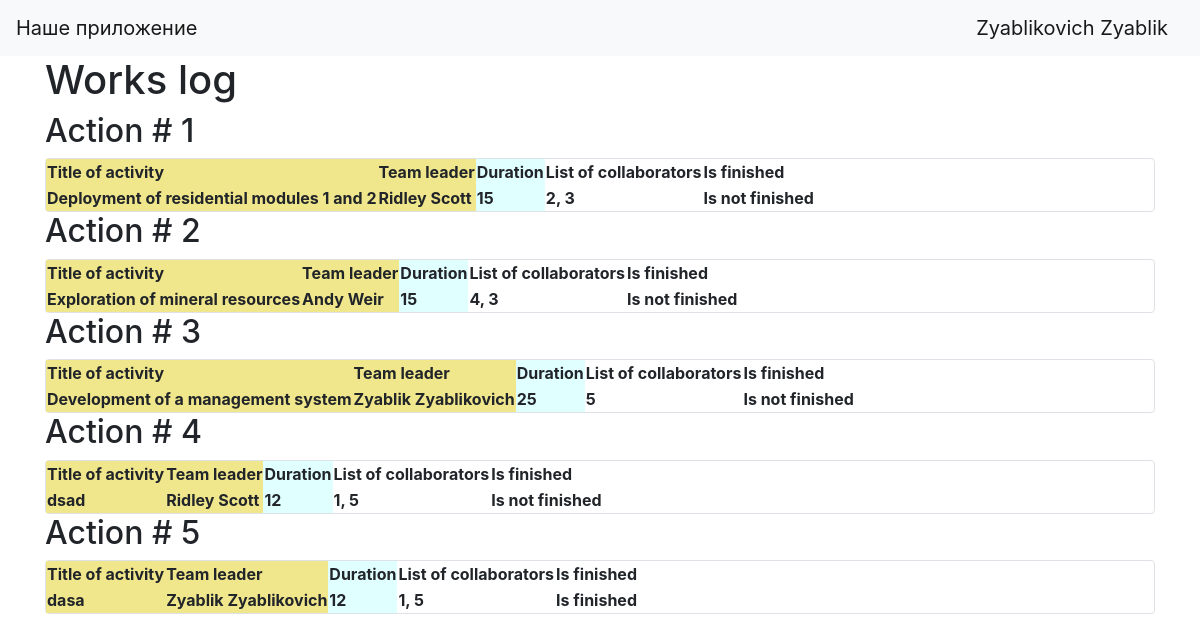
Screenshot of / (signed in) with the database file from the repository.
### data/users.py (models this page shows, shortened)
class User(SqlAlchemyBase, UserMixin):
    __tablename__ = 'users'
    id = sqlalchemy.Column(sqlalchemy.Integer,
                           primary_key=True, autoincrement=True)
    name = sqlalchemy.Column(sqlalchemy.String, nullable=True)
    surname = sqlalchemy.Column(sqlalchemy.String, nullable=True)
    age = sqlalchemy.Column(sqlalchemy.Integer, nullable=True)
    position = sqlalchemy.Column(sqlalchemy.String, nullable=True)
    speciality = sqlalchemy.Column(sqlalchemy.String, nullable=True)
    address = sqlalchemy.Column(sqlalchemy.String, nullable=True)
    email = sqlalchemy.Column(sqlalchemy.String,
                              index=True, unique=True, nullable=True)
    hashed_password = sqlalchemy.Column(sqlalchemy.String, nullable=True)
    modified_date = sqlalchemy.Column(sqlalchemy.DateTime, default=datetime.datetime.now)

### data/jobs.py (models this page shows)
class Jobs(SqlAlchemyBase):
    __tablename__ = 'jobs'
    id = sqlalchemy.Column(sqlalchemy.Integer, primary_key=True, autoincrement=True)
    team_leader = sqlalchemy.Column(sqlalchemy.Integer, sqlalchemy.ForeignKey("users.id"))
    job = sqlalchemy.Column(sqlalchemy.String, nullable=True)
    work_size = sqlalchemy.Column(sqlalchemy.Integer, nullable=True)
    collaborators = sqlalchemy.Column(sqlalchemy.String, nullable=True)
    start_date = sqlalchemy.Column(sqlalchemy.DateTime, default=datetime.datetime.now)
    end_date = sqlalchemy.Column(sqlalchemy.DateTime, default=datetime.datetime.now)
    is_finished = sqlalchemy.Column(sqlalchemy.Boolean, nullable=True)
    user = orm.relation('User')

### main.py (the view)
@app.route('/')
def index():
    db_sess = db_session.create_session()
    jobs = db_sess.query(Jobs).filter(Jobs.id > 0).all()
    for i in jobs:
        if i.is_finished:
            i.is_finished1 = 'Is finished'
        else:
            i.is_finished1 = 'Is not finished'
        user = db_sess.query(User).filter(User.id == i.team_leader).first()
        i.team_leader1 = user.name + ' ' + user.surname
    return render_template("index.html", jobs=jobs)

### data/db_session.py (called while the page is built)
def create_session() -> Session:
    global __factory
    return __factory()

### main.py (called while the page is built)
@login_manager.user_loader
def load_user(user_id):
    db_sess = db_session.create_session()
    return db_sess.query(User).get(user_id)

### templates/index.html
{% extends "base.html" %}
{% block content %}
<h1>Works log</h1>
{% for item in jobs%}
<h2>Action # {{item.id}}</h2>
<div class="col-md6 border rounded">
    <table>
  <colgroup>
    <col span="2" style="background:Khaki">
    <col style="background-color:LightCyan">
  </colgroup>
  <tr>
    <th>Title of activity</th>
    <th>Team leader</th>
    <th>Duration</th>
    <th>List of collaborators</th>
      <th>Is finished</th>
  </tr>
  <tr>
    <th>{{item.job}}</th>
    <th>{{item.team_leader1}}</th>
    <th>{{item.work_size}}</th>
    <th>{{item.collaborators}}</th>
      <th>{{item.is_finished1}}</th>
  </tr>
</table>
</div>
{% endfor %}
{% endblock %}ml>

### templates/base.html (shortened to what this page needs)
<!doctype html>
<html lang="en">
<head>
    <link rel="stylesheet"
          href="https://stackpath.bootstrapcdn.com/bootstrap/4.4.1/css/bootstrap.min.css"
>
</head>
<body>
<header>
    <nav class="navbar navbar-light bg-light">
        <a class="navbar-brand" href="#">Наше приложение</a>
        {% if current_user.is_authenticated %}
    <a class="navbar-brand" href="/logout">{{ current_user.surname }} {{ current_user.name }}</a>
{% else %}
    <p>
        <a class="btn btn-primary " href="/register">Зарегистрироваться</a>
        <a class="btn btn-success" href="/login">Войти</a>
    </p>
{% endif %}
    </nav>
</header>
<main role="main" class="container">
    {% block content %}{% endblock %}
</main>
</body>
</html>

### rows the page displays
User: surname "Zyablikovich", name "Zyablik"
Jobs: id "1", job "Deployment of residential modules 1 and 2", team_leader1 "Ridley Scott", work_size "15", collaborators "2, 3", is_finished1 "Is not finished"
Jobs: id "2", job "Exploration of mineral resources", team_leader1 "Andy Weir", work_size "15", collaborators "4, 3", is_finished1 "Is not finished"
Jobs: id "3", job "Development of a management system", team_leader1 "Zyablik Zyablikovich", work_size "25", collaborators "5", is_finished1 "Is not finished"
Jobs: id "4", job "dsad", team_leader1 "Ridley Scott", work_size "12", collaborators "1, 5", is_finished1 "Is not finished"
Jobs: id "5", job "dasa", team_leader1 "Zyablik Zyablikovich", work_size "12", collaborators "1, 5", is_finished1 "Is finished"
